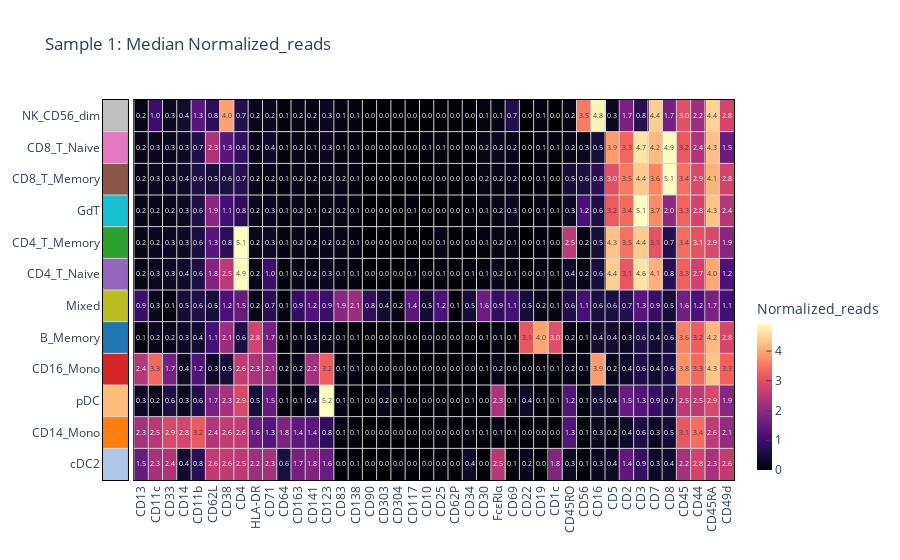

Here is the notebook cell this chart was saved with:
### Code cell
PBMC_HD01.protein.signaturemap('Normalized_reads',
                           splitby='Averaged.Detailed.Celltype.Refined')

### Figure 1 — Plotly figure (JSON) as saved in the notebook; plotly's stock layout.template omitted (floating-point values rounded to 4 significant figures; data arrays with more than 128 entries replaced by an {"elided": "..."} marker saying what was removed)
{"data": [{"colorscale": [[0, "#1f77b4"], [0.08333, "#1f77b4"], [0.08333, "#ff7f0e"], [0.1667, "#ff7f0e"], [0.1667, "#d62728"], [0.25, "#d62728"], [0.25, "#2ca02c"], [0.3333, "#2ca02c"], [0.3333, "#9467bd"], [0.4167, "#9467bd"], [0.4167, "#8c564b"], [0.5, "#8c564b"], [0.5, "#e377c2"], [0.5833, "#e377c2"], [0.5833, "#17becf"], [0.6667, "#17becf"], [0.6667, "#bcbd22"], [0.75, "#bcbd22"], [0.75, "#bfbfbf"], [0.8333, "#bfbfbf"], [0.8333, "#aec7e8"], [0.9167, "#aec7e8"], [0.9167, "#ffbb78"], [1, "#ffbb78"]], "hoverinfo": "skip", "name": "labels", "showlegend": false, "showscale": false, "type": "heatmap", "x": [0, 0, 0, 0, 0, 0, 0, 0, 0, 0, 0, 0], "xaxis": "x", "y": [0, 1, 2, 3, 4, 5, 6, 7, 8, 9, 10, 11], "yaxis": "y", "z": [10, 1, 11, 2, 0, 8, 4, 3, 7, 5, 6, 9]}, {"coloraxis": "coloraxis", "hovertemplate": "%{z:.1f}<br>%{x}<extra></extra>", "name": "data", "showlegend": false, "showscale": false, "texttemplate": "%{z:.1f}", "type": "heatmap", "x": ["CD13", "CD11c", "CD33", "CD14", "CD11b", "CD62L", "CD38", "CD4", "HLA-DR", "CD71", "CD64", "CD163", "CD141", "CD123", "CD83", "CD138", "CD90", "CD303", "CD304", "CD117", "CD10", "CD25", "CD62P", "CD34", "CD30", "FcεRIα", "CD69", "CD22", "CD19", "CD1c", "CD45RO", "CD56", "CD16", "CD5", "CD2", "CD3", "CD7", "CD8", "CD45", "CD44", "CD45RA", "CD49d"], "xaxis": "x2", "y": [0, 1, 2, 3, 4, 5, 6, 7, 8, 9, 10, 11], "yaxis": "y2", "z": {"elided": "12x42 float values"}}, {"hoverinfo": "skip", "line": {"color": "lightgrey", "width": 1}, "mode": "lines", "name": "labels-hlines", "showlegend": false, "type": "scattergl", "x": [null, -0.5, 0.5, null, -0.5, 0.5, null, -0.5, 0.5, null, -0.5, 0.5, null, -0.5, 0.5, null, -0.5, 0.5, null, -0.5, 0.5, null, -0.5, 0.5, null, -0.5, 0.5, null, -0.5, 0.5, null, -0.5, 0.5], "xaxis": "x", "y": [null, 0.5, 0.5, null, 1.5, 1.5, null, 2.5, 2.5, null, 3.5, 3.5, null, 4.5, 4.5, null, 5.5, 5.5, null, 6.5, 6.5, null, 7.5, 7.5, null, 8.5, 8.5, null, 9.5, 9.5, null, 10.5, 10.5], "yaxis": "y"}, {"hoverinfo": "skip", "line": {"color": "lightgrey", "width": 1}, "mode": "lines", "name": "data-vlines", "showlegend": false, "type": "scattergl", "visible": true, "x": [null, 0.5, 0.5, null, 1.5, 1.5, null, 2.5, 2.5, null, 3.5, 3.5, null, 4.5, 4.5, null, 5.5, 5.5, null, 6.5, 6.5, null, 7.5, 7.5, null, 8.5, 8.5, null, 9.5, 9.5, null, 10.5, 10.5, null, 11.5, 11.5, null, 12.5, 12.5, null, 13.5, 13.5, null, 14.5, 14.5, null, 15.5, 15.5, null, 16.5, 16.5, null, 17.5, 17.5, null, 18.5, 18.5, null, 19.5, 19.5, null, 20.5, 20.5, null, 21.5, 21.5, null, 22.5, 22.5, null, 23.5, 23.5, null, 24.5, 24.5, null, 25.5, 25.5, null, 26.5, 26.5, null, 27.5, 27.5, null, 28.5, 28.5, null, 29.5, 29.5, null, 30.5, 30.5, null, 31.5, 31.5, null, 32.5, 32.5, null, 33.5, 33.5, null, 34.5, 34.5, null, 35.5, 35.5, null, 36.5, 36.5, null, 37.5, 37.5, null, 38.5, 38.5, null, 39.5, 39.5, null, 40.5, 40.5], "xaxis": "x3", "y": [null, -0.5, 11.5, null, -0.5, 11.5, null, -0.5, 11.5, null, -0.5, 11.5, null, -0.5, 11.5, null, -0.5, 11.5, null, -0.5, 11.5, null, -0.5, 11.5, null, -0.5, 11.5, null, -0.5, 11.5, null, -0.5, 11.5, null, -0.5, 11.5, null, -0.5, 11.5, null, -0.5, 11.5, null, -0.5, 11.5, null, -0.5, 11.5, null, -0.5, 11.5, null, -0.5, 11.5, null, -0.5, 11.5, null, -0.5, 11.5, null, -0.5, 11.5, null, -0.5, 11.5, null, -0.5, 11.5, null, -0.5, 11.5, null, -0.5, 11.5, null, -0.5, 11.5, null, -0.5, 11.5, null, -0.5, 11.5, null, -0.5, 11.5, null, -0.5, 11.5, null, -0.5, 11.5, null, -0.5, 11.5, null, -0.5, 11.5, null, -0.5, 11.5, null, -0.5, 11.5, null, -0.5, 11.5, null, -0.5, 11.5, null, -0.5, 11.5, null, -0.5, 11.5, null, -0.5, 11.5, null, -0.5, 11.5], "yaxis": "y2"}, {"hoverinfo": "skip", "line": {"color": "lightgrey", "width": 1}, "mode": "lines", "name": "data-hlines", "showlegend": false, "type": "scattergl", "x": [null, -0.5, 41.5, null, -0.5, 41.5, null, -0.5, 41.5, null, -0.5, 41.5, null, -0.5, 41.5, null, -0.5, 41.5, null, -0.5, 41.5, null, -0.5, 41.5, null, -0.5, 41.5, null, -0.5, 41.5, null, -0.5, 41.5], "xaxis": "x3", "y": [null, 0.5, 0.5, null, 1.5, 1.5, null, 2.5, 2.5, null, 3.5, 3.5, null, 4.5, 4.5, null, 5.5, 5.5, null, 6.5, 6.5, null, 7.5, 7.5, null, 8.5, 8.5, null, 9.5, 9.5, null, 10.5, 10.5], "yaxis": "y2"}], "layout": {"coloraxis": {"cauto": false, "cmax": 4.909, "cmin": 0, "colorbar": {"len": 0.5, "thickness": 15, "ticks": "inside", "title": {"text": "Normalized_reads"}, "y": 0, "yanchor": "bottom"}, "colorscale": [[0, "#000004"], [0.1111, "#180f3d"], [0.2222, "#440f76"], [0.3333, "#721f81"], [0.4444, "#9e2f7f"], [0.5556, "#cd4071"], [0.6667, "#f1605d"], [0.7778, "#fd9668"], [0.8889, "#feca8d"], [1, "#fcfdbf"]]}, "title": {"text": "Sample 1: Median Normalized_reads"}, "xaxis": {"anchor": "y", "automargin": true, "domain": [0, 0.0396], "linecolor": "black", "linewidth": 1, "mirror": true, "showline": true, "tickvals": []}, "xaxis2": {"anchor": "y2", "automargin": true, "domain": [0.0496, 1.0], "linecolor": "black", "linewidth": 1, "mirror": true, "showline": true, "tickvals": []}, "xaxis3": {"automargin": true, "linecolor": "black", "linewidth": 1, "matches": "x2", "mirror": true, "overlaying": "x2", "range": [-0.5, 41.5], "showline": true, "tickangle": -90, "ticktext": ["CD13", "CD11c", "CD33", "CD14", "CD11b", "CD62L", "CD38", "CD4", "HLA-DR", "CD71", "CD64", "CD163", "CD141", "CD123", "CD83", "CD138", "CD90", "CD303", "CD304", "CD117", "CD10", "CD25", "CD62P", "CD34", "CD30", "FcεRIα", "CD69", "CD22", "CD19", "CD1c", "CD45RO", "CD56", "CD16", "CD5", "CD2", "CD3", "CD7", "CD8", "CD45", "CD44", "CD45RA", "CD49d"], "tickvals": [0, 1, 2, 3, 4, 5, 6, 7, 8, 9, 10, 11, 12, 13, 14, 15, 16, 17, 18, 19, 20, 21, 22, 23, 24, 25, 26, 27, 28, 29, 30, 31, 32, 33, 34, 35, 36, 37, 38, 39, 40, 41]}, "yaxis": {"anchor": "x", "automargin": true, "domain": [0, 1], "fixedrange": true, "linecolor": "black", "linewidth": 1, "mirror": true, "range": [-0.5, 11.5], "showline": true, "ticktext": ["cDC2", "CD14_Mono", "pDC", "CD16_Mono", "B_Memory", "Mixed", "CD4_T_Naive", "CD4_T_Memory", "GdT", "CD8_T_Memory", "CD8_T_Naive", "NK_CD56_dim"], "tickvals": [0.0, 1.0, 2.0, 3.0, 4.0, 5.0, 6.0, 7.0, 8.0, 9.0, 10.0, 11.0]}, "yaxis2": {"anchor": "x2", "automargin": true, "domain": [0, 1], "fixedrange": true, "linecolor": "black", "linewidth": 1, "matches": "y", "mirror": true, "showline": true, "showticklabels": false}}}
